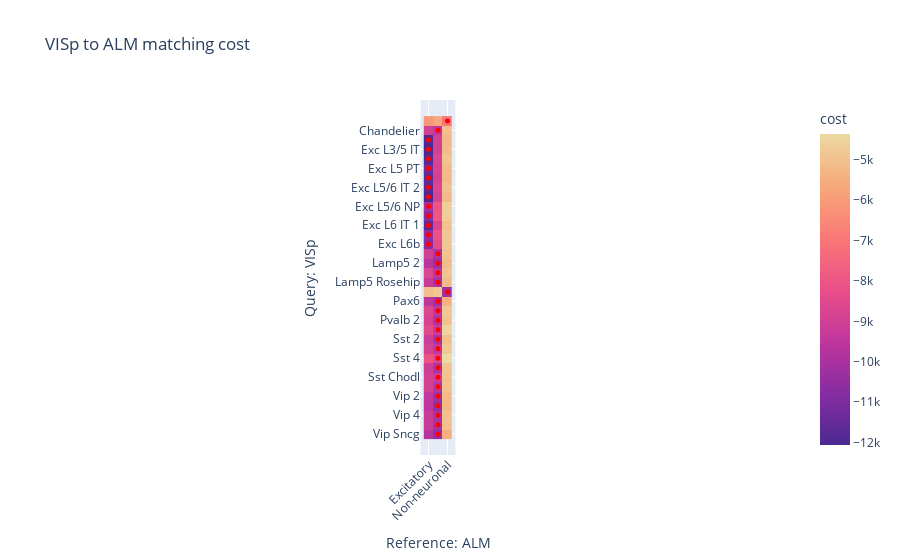

Notebook code for this chart:
### Markdown cell above
We can then map across these different levels and evaluate the performance as follows. Let us first consider mapping from granular to coarse resolutions.

### Code cell
# ensure we allow the query clusters to "split" without restriction
rcm = RefCM(numItermax=1e7, max_merges=-1)
m = rcm.annotate(visp, 'VISp', alm, 'ALM', 'labels3', 'labels34')
m.display_matching_costs(ground_truth_obs_key='labels34')

### Figure 1 — Plotly figure (JSON) as saved in the notebook; plotly's stock layout.template omitted (floating-point values rounded to 4 significant figures)
{"data": [{"coloraxis": "coloraxis", "hovertemplate": "Reference: ALM: %{x}<br>Query: VISp: %{y}<br>cost: %{z}<extra></extra>", "name": "0", "type": "heatmap", "x": ["Excitatory", "Inhibitory", "Non-neuronal"], "xaxis": "x", "y": ["Astrocyte", "Chandelier", "Exc L2/3 IT", "Exc L3/5 IT", "Exc L4/5 IT", "Exc L5 PT", "Exc L5/6 IT 1", "Exc L5/6 IT 2", "Exc L5/6 IT 3", "Exc L5/6 NP", "Exc L6 CT", "Exc L6 IT 1", "Exc L6 IT 2", "Exc L6b", "Lamp5 1", "Lamp5 2", "Lamp5 Lhx6", "Lamp5 Rosehip", "Oligo", "Pax6", "Pvalb 1", "Pvalb 2", "Sst 1", "Sst 2", "Sst 3", "Sst 4", "Sst 5", "Sst Chodl", "Vip 1", "Vip 2", "Vip 3", "Vip 4", "Vip 5", "Vip Sncg"], "yaxis": "y", "z": [[-6111.0, -5670.0, -6966.0], [-8949.0, -9487.0, -5059.0], [-11960.0, -8938.0, -5202.0], [-12060.0, -8958.0, -5136.0], [-11880.0, -8777.0, -4950.0], [-11310.0, -8834.0, -5175.0], [-11680.0, -8907.0, -5183.0], [-11770.0, -8690.0, -4984.0], [-12060.0, -8885.0, -5134.0], [-10090.0, -8078.0, -4655.0], [-10760.0, -8001.0, -4649.0], [-11640.0, -8705.0, -5009.0], [-10510.0, -8169.0, -4836.0], [-10730.0, -8439.0, -4833.0], [-9055.0, -9933.0, -4946.0], [-9648.0, -10290.0, -5149.0], [-8681.0, -9541.0, -4928.0], [-9214.0, -10020.0, -5145.0], [-5092.0, -4827.0, -10190.0], [-9557.0, -10110.0, -5395.0], [-8659.0, -9505.0, -4883.0], [-8802.0, -9794.0, -4969.0], [-8479.0, -9260.0, -4502.0], [-9156.0, -9952.0, -5038.0], [-8864.0, -9411.0, -4803.0], [-8102.0, -8719.0, -4362.0], [-9082.0, -9912.0, -4918.0], [-8984.0, -9194.0, -4985.0], [-8913.0, -9655.0, -4956.0], [-9463.0, -10250.0, -5196.0], [-9524.0, -10410.0, -5192.0], [-9186.0, -9935.0, -4987.0], [-9217.0, -10050.0, -5028.0], [-9699.0, -10450.0, -5520.0]]}, {"hovertemplate": "%{y} -> %{x}", "marker": {"color": ["red", "red", "red", "red", "red", "red", "red", "red", "red", "red", "red", "red", "red", "red", "red", "red", "red", "red", "red", "red", "red", "red", "red", "red", "red", "red", "red", "red", "red", "red", "red", "red", "red", "red"], "size": 5}, "mode": "markers", "name": "", "type": "scatter", "x": ["Non-neuronal", "Inhibitory", "Excitatory", "Excitatory", "Excitatory", "Excitatory", "Excitatory", "Excitatory", "Excitatory", "Excitatory", "Excitatory", "Excitatory", "Excitatory", "Excitatory", "Inhibitory", "Inhibitory", "Inhibitory", "Inhibitory", "Non-neuronal", "Inhibitory", "Inhibitory", "Inhibitory", "Inhibitory", "Inhibitory", "Inhibitory", "Inhibitory", "Inhibitory", "Inhibitory", "Inhibitory", "Inhibitory", "Inhibitory", "Inhibitory", "Inhibitory", "Inhibitory"], "y": ["Astrocyte", "Chandelier", "Exc L2/3 IT", "Exc L3/5 IT", "Exc L4/5 IT", "Exc L5 PT", "Exc L5/6 IT 1", "Exc L5/6 IT 2", "Exc L5/6 IT 3", "Exc L5/6 NP", "Exc L6 CT", "Exc L6 IT 1", "Exc L6 IT 2", "Exc L6b", "Lamp5 1", "Lamp5 2", "Lamp5 Lhx6", "Lamp5 Rosehip", "Oligo", "Pax6", "Pvalb 1", "Pvalb 2", "Sst 1", "Sst 2", "Sst 3", "Sst 4", "Sst 5", "Sst Chodl", "Vip 1", "Vip 2", "Vip 3", "Vip 4", "Vip 5", "Vip Sncg"]}], "layout": {"coloraxis": {"colorbar": {"title": {"text": "cost"}}, "colorscale": [[0, "rgb(75, 41, 145)"], [0.1667, "rgb(135, 44, 162)"], [0.3333, "rgb(192, 54, 157)"], [0.5, "rgb(234, 79, 136)"], [0.6667, "rgb(250, 120, 118)"], [0.8333, "rgb(246, 169, 122)"], [1, "rgb(237, 217, 163)"]]}, "title": {"text": "VISp to ALM matching cost"}, "xaxis": {"anchor": "y", "constrain": "domain", "domain": [0, 1], "scaleanchor": "y", "tickangle": -45, "title": {"text": "Reference: ALM"}}, "yaxis": {"anchor": "x", "autorange": "reversed", "constrain": "domain", "domain": [0, 1], "title": {"text": "Query: VISp"}}}}
